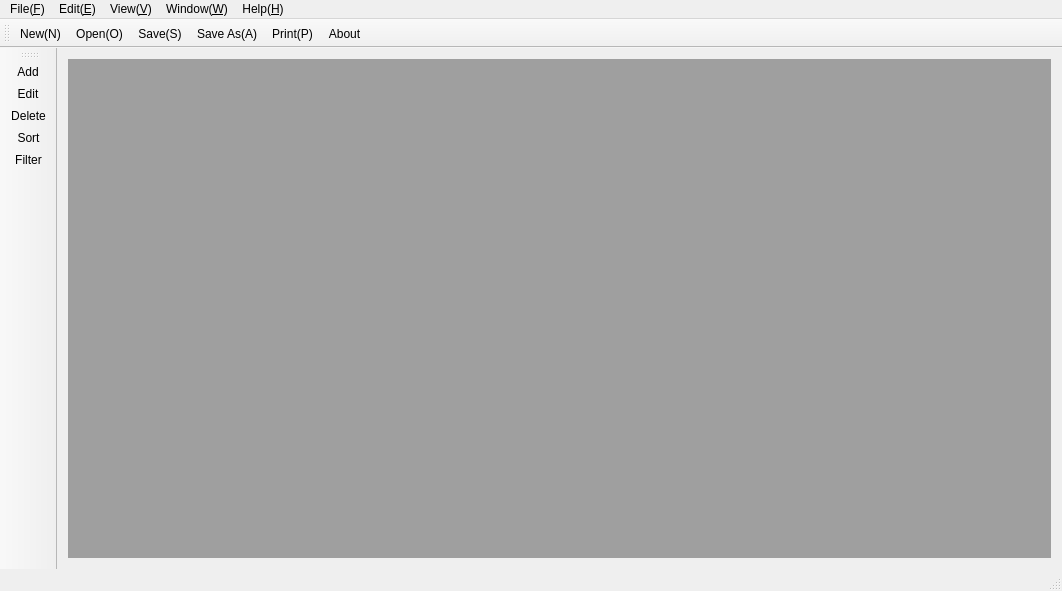
<?xml version="1.0" encoding="UTF-8"?>
<ui version="4.0">
 <class>SMS</class>
 <widget class="QMainWindow" name="SMS">
  <property name="geometry">
   <rect>
    <x>0</x>
    <y>0</y>
    <width>1062</width>
    <height>591</height>
   </rect>
  </property>
  <property name="windowTitle">
   <string>SMS</string>
  </property>
  <widget class="QWidget" name="centralWidget">
   <layout class="QGridLayout" name="gridLayout">
    <item row="0" column="0">
     <widget class="QMdiArea" name="mdiArea"/>
    </item>
   </layout>
  </widget>
  <widget class="QMenuBar" name="menuBar">
   <property name="geometry">
    <rect>
     <x>0</x>
     <y>0</y>
     <width>1062</width>
     <height>22</height>
    </rect>
   </property>
   <widget class="QMenu" name="menu">
    <property name="title">
     <string>File(&amp;F)</string>
    </property>
    <addaction name="actionNew"/>
    <addaction name="actionOpen"/>
    <addaction name="actionClose"/>
    <addaction name="actionSave"/>
    <addaction name="actionSaveAs"/>
    <addaction name="actionPrint"/>
   </widget>
   <widget class="QMenu" name="menu_2">
    <property name="title">
     <string>Edit(&amp;E)</string>
    </property>
    <widget class="QMenu" name="menu_6">
     <property name="title">
      <string>Sort</string>
     </property>
     <addaction name="actionSortID"/>
     <addaction name="actionSortName"/>
    </widget>
    <addaction name="actionAdd"/>
    <addaction name="actionAlter"/>
    <addaction name="actionDelete"/>
    <addaction name="menu_6"/>
   </widget>
   <widget class="QMenu" name="menu_3">
    <property name="title">
     <string>View(&amp;V)</string>
    </property>
    <widget class="QMenu" name="menu_7">
     <property name="title">
      <string>Theme</string>
     </property>
     <addaction name="actionOriginQss"/>
     <addaction name="actionQssBlue"/>
    </widget>
    <addaction name="actionToolbar"/>
    <addaction name="actionStatus"/>
    <addaction name="menu_7"/>
   </widget>
   <widget class="QMenu" name="menu_4">
    <property name="title">
     <string>Window(&amp;W)</string>
    </property>
    <addaction name="actionTabBar"/>
    <addaction name="actionWindow"/>
    <addaction name="actionSascadeSubWindows"/>
    <addaction name="actionTileSubWindows"/>
   </widget>
   <widget class="QMenu" name="menu_5">
    <property name="title">
     <string>Help(&amp;H)</string>
    </property>
    <addaction name="actionAbout"/>
   </widget>
   <addaction name="menu"/>
   <addaction name="menu_2"/>
   <addaction name="menu_3"/>
   <addaction name="menu_4"/>
   <addaction name="menu_5"/>
  </widget>
  <widget class="QToolBar" name="mainToolBar">
   <property name="iconSize">
    <size>
     <width>25</width>
     <height>25</height>
    </size>
   </property>
   <property name="toolButtonStyle">
    <enum>Qt::ToolButtonTextBesideIcon</enum>
   </property>
   <attribute name="toolBarArea">
    <enum>TopToolBarArea</enum>
   </attribute>
   <attribute name="toolBarBreak">
    <bool>false</bool>
   </attribute>
   <addaction name="actionNew"/>
   <addaction name="actionOpen"/>
   <addaction name="actionSave"/>
   <addaction name="actionSaveAs"/>
   <addaction name="actionPrint"/>
   <addaction name="actionAbout"/>
  </widget>
  <widget class="QStatusBar" name="statusBar"/>
  <widget class="QToolBar" name="toolBar">
   <property name="windowTitle">
    <string>toolBar</string>
   </property>
   <property name="iconSize">
    <size>
     <width>25</width>
     <height>25</height>
    </size>
   </property>
   <property name="toolButtonStyle">
    <enum>Qt::ToolButtonTextUnderIcon</enum>
   </property>
   <attribute name="toolBarArea">
    <enum>LeftToolBarArea</enum>
   </attribute>
   <attribute name="toolBarBreak">
    <bool>false</bool>
   </attribute>
   <addaction name="actionAdd"/>
   <addaction name="actionAlter"/>
   <addaction name="actionDelete"/>
   <addaction name="actionSort"/>
   <addaction name="actionFilter"/>
  </widget>
  <action name="actionNew">
   <property name="icon">
    <iconset resource="resource.qrc">
     <normaloff>:/icon/icon/new.png</normaloff>:/icon/icon/new.png</iconset>
   </property>
   <property name="text">
    <string>New(&amp;N)</string>
   </property>
   <property name="shortcut">
    <string>Ctrl+N</string>
   </property>
  </action>
  <action name="actionOpen">
   <property name="icon">
    <iconset resource="resource.qrc">
     <normaloff>:/icon/icon/open.png</normaloff>:/icon/icon/open.png</iconset>
   </property>
   <property name="text">
    <string>Open(&amp;O)</string>
   </property>
   <property name="toolTip">
    <string>打开</string>
   </property>
   <property name="shortcut">
    <string>Ctrl+O</string>
   </property>
  </action>
  <action name="actionClose">
   <property name="icon">
    <iconset resource="resource.qrc">
     <normaloff>:/icon/icon/close.png</normaloff>:/icon/icon/close.png</iconset>
   </property>
   <property name="text">
    <string>Close(&amp;C)</string>
   </property>
   <property name="toolTip">
    <string>关闭</string>
   </property>
  </action>
  <action name="actionAdd">
   <property name="icon">
    <iconset resource="resource.qrc">
     <normaloff>:/icon/icon/add.png</normaloff>:/icon/icon/add.png</iconset>
   </property>
   <property name="text">
    <string>Add</string>
   </property>
   <property name="toolTip">
    <string>增加</string>
   </property>
   <property name="shortcut">
    <string>Ctrl+A</string>
   </property>
  </action>
  <action name="actionAbout">
   <property name="icon">
    <iconset resource="resource.qrc">
     <normaloff>:/icon/icon/about.png</normaloff>:/icon/icon/about.png</iconset>
   </property>
   <property name="text">
    <string>About</string>
   </property>
   <property name="toolTip">
    <string>关于</string>
   </property>
  </action>
  <action name="actionSave">
   <property name="icon">
    <iconset resource="resource.qrc">
     <normaloff>:/icon/icon/save.png</normaloff>:/icon/icon/save.png</iconset>
   </property>
   <property name="text">
    <string>Save(&amp;S)</string>
   </property>
   <property name="toolTip">
    <string>保存</string>
   </property>
   <property name="shortcut">
    <string>Ctrl+S</string>
   </property>
  </action>
  <action name="actionAlter">
   <property name="icon">
    <iconset resource="resource.qrc">
     <normaloff>:/icon/icon/alert.png</normaloff>:/icon/icon/alert.png</iconset>
   </property>
   <property name="text">
    <string>Edit</string>
   </property>
   <property name="toolTip">
    <string>修改</string>
   </property>
  </action>
  <action name="actionDelete">
   <property name="icon">
    <iconset resource="resource.qrc">
     <normaloff>:/icon/icon/delete.png</normaloff>:/icon/icon/delete.png</iconset>
   </property>
   <property name="text">
    <string>Delete</string>
   </property>
   <property name="toolTip">
    <string>删除</string>
   </property>
   <property name="shortcut">
    <string>Del</string>
   </property>
  </action>
  <action name="actionSortID">
   <property name="icon">
    <iconset resource="resource.qrc">
     <normaloff>:/icon/icon/sort.png</normaloff>:/icon/icon/sort.png</iconset>
   </property>
   <property name="text">
    <string>By ID</string>
   </property>
   <property name="toolTip">
    <string>按学号排序</string>
   </property>
  </action>
  <action name="actionSortName">
   <property name="icon">
    <iconset resource="resource.qrc">
     <normaloff>:/icon/icon/sort.png</normaloff>:/icon/icon/sort.png</iconset>
   </property>
   <property name="text">
    <string>By Name</string>
   </property>
   <property name="toolTip">
    <string>按姓名排序</string>
   </property>
  </action>
  <action name="actionPrint">
   <property name="icon">
    <iconset resource="resource.qrc">
     <normaloff>:/icon/icon/print.png</normaloff>:/icon/icon/print.png</iconset>
   </property>
   <property name="text">
    <string>Print(&amp;P)</string>
   </property>
   <property name="toolTip">
    <string>打印</string>
   </property>
   <property name="shortcut">
    <string>Ctrl+P</string>
   </property>
  </action>
  <action name="actionSaveAs">
   <property name="icon">
    <iconset resource="resource.qrc">
     <normaloff>:/icon/icon/saveAs.png</normaloff>:/icon/icon/saveAs.png</iconset>
   </property>
   <property name="text">
    <string>Save As...(&amp;A)</string>
   </property>
   <property name="toolTip">
    <string>另存为</string>
   </property>
  </action>
  <action name="actionTabBar">
   <property name="text">
    <string>Label Mode</string>
   </property>
   <property name="toolTip">
    <string>视窗标签模式</string>
   </property>
  </action>
  <action name="actionWindow">
   <property name="text">
    <string>Window Mode</string>
   </property>
   <property name="toolTip">
    <string>视窗窗口模式</string>
   </property>
  </action>
  <action name="actionSascadeSubWindows">
   <property name="text">
    <string>Overlapping</string>
   </property>
   <property name="toolTip">
    <string>重叠排列</string>
   </property>
  </action>
  <action name="actionTileSubWindows">
   <property name="text">
    <string>Neatly</string>
   </property>
   <property name="toolTip">
    <string>整齐排列</string>
   </property>
  </action>
  <action name="actionSort">
   <property name="icon">
    <iconset resource="resource.qrc">
     <normaloff>:/icon/icon/sort.png</normaloff>:/icon/icon/sort.png</iconset>
   </property>
   <property name="text">
    <string>Sort</string>
   </property>
   <property name="toolTip">
    <string>排序</string>
   </property>
  </action>
  <action name="actionFilter">
   <property name="icon">
    <iconset resource="resource.qrc">
     <normaloff>:/icon/icon/search .png</normaloff>:/icon/icon/search .png</iconset>
   </property>
   <property name="text">
    <string>Filter</string>
   </property>
   <property name="toolTip">
    <string>Filter</string>
   </property>
  </action>
  <action name="actionToolbar">
   <property name="checkable">
    <bool>true</bool>
   </property>
   <property name="text">
    <string>Toolbar</string>
   </property>
   <property name="toolTip">
    <string>显示工具栏</string>
   </property>
  </action>
  <action name="actionStatus">
   <property name="checkable">
    <bool>true</bool>
   </property>
   <property name="text">
    <string>Status</string>
   </property>
   <property name="toolTip">
    <string>显示状态栏</string>
   </property>
  </action>
  <action name="actionOriginQss">
   <property name="text">
    <string>Original</string>
   </property>
   <property name="toolTip">
    <string>原生皮肤</string>
   </property>
  </action>
  <action name="actionQssBlue">
   <property name="text">
    <string>Blue</string>
   </property>
   <property name="toolTip">
    <string>蓝色主题</string>
   </property>
  </action>
 </widget>
 <layoutdefault spacing="6" margin="11"/>
 <resources>
  <include location="resource.qrc"/>
 </resources>
 <connections/>
</ui>
